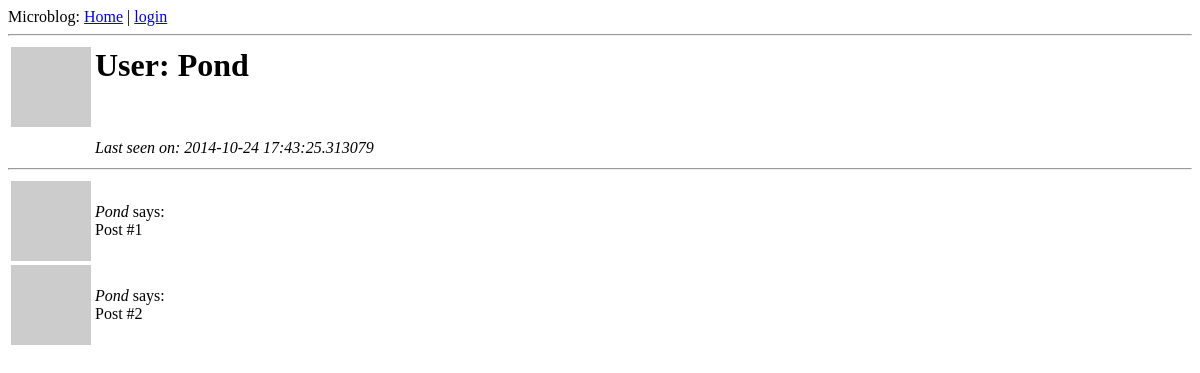
Before: /user/Pond with the older database file.
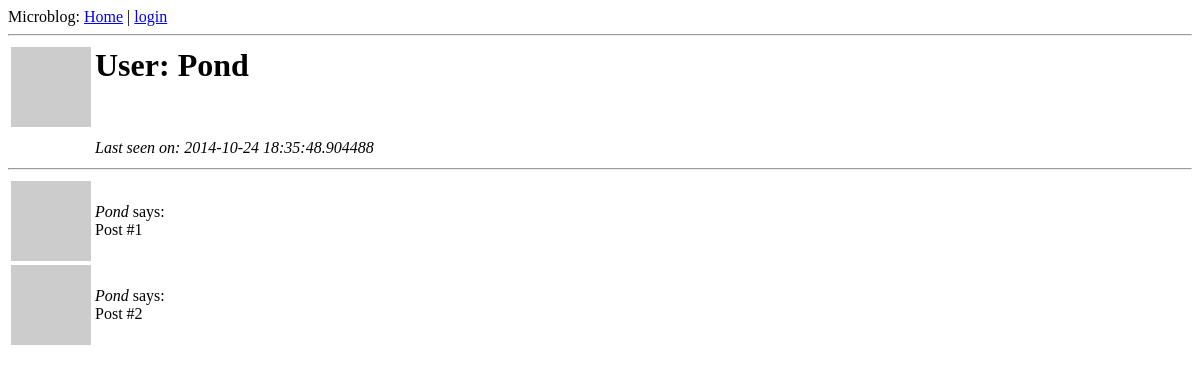
After: the same page with the newer database file.
### app/models.py (models this page shows, shortened)
class User(db.Model):
    id = db.Column(db.Integer, primary_key=True)
    nickname = db.Column(db.String, index=True, unique=True)
    email = db.Column(db.String, index=True, unique=True)
    posts = db.relationship('Post', backref='author', lazy='dynamic')
    about_me = db.Column(db.String(140))
    last_seen = db.Column(db.DateTime)
    def avatar(self, size):
        return 'http://www.gravatar.com/avatar/%s?d=mm&&s=%d' % (md5(self.email.encode('utf-8')).hexdigest(), size)

### app/views.py (the view)
@app.route('/user/<nickname>')
def user(nickname):
    user = models.User.query.filter_by(nickname=nickname).first()
    if user is None:
        flash('User %s not found' % (nickname))
        return redirect(url_for('index'))
    posts = [
            {'author': user, 'body': 'Post #1'},
            {'author': user, 'body': 'Post #2'}
            ]
    return render_template('user.html', user=user, posts=posts)

### app/views.py (called while the page is built)
@app.before_request
def before_request():
    g.user = current_user
    if g.user.is_authenticated():
        g.user.last_seen = datetime.utcnow()
        db.session.add(g.user)
        db.session.commit()

### app/templates/user.html (shortened to what this page needs)
{% extends "base.html" %}
{% block content %}
    <table>
        <tr valign="top">
            <td><img src="{{ user.avatar(128) }}" /></td>
            <td>
                <h1>User: {{ user.nickname }}</h1>
                {% if user.last_seen %}<br><p><i>Last seen on: {{ user.last_seen }}</i></p>{% endif %}
            </td>
        </tr>
    </table>
    <hr>
    {% include 'posts.html' %}
{% endblock %}

### app/templates/base.html (shortened to what this page needs)
<html>
  <head>
  </head>
  <body>
    <div>Microblog:
        <a href="{{ url_for('index') }}">Home</a>
        {% if g.user.is_authenticated() %}
            | <a href="{{ url_for('user', nickname=g.user.nickname) }}">Your Profile</a>
            | <a href="{{ url_for('logout') }}">logout</a>
        {% else %} | <a href="{{ url_for('login') }}">login</a>
        {% endif %}
    </div>
    <hr>
    {% block content %}{% endblock %}
  </body>
</html>

### app/templates/posts.html
<table>
    {% for post in posts %}
        <tr>
            <td><img src="{{ user.avatar(50) }}" /></td>
            <td><p><i>{{ post.author.nickname }}</i> says:<br>{{ post.body }}</p></td>
        </tr>
    {% endfor %}
</table>

Changed rows visible on the page:
changed User "Pond": last_seen "2014-10-24 17:43:25.313079" → "2014-10-24 18:35:48.904488"
